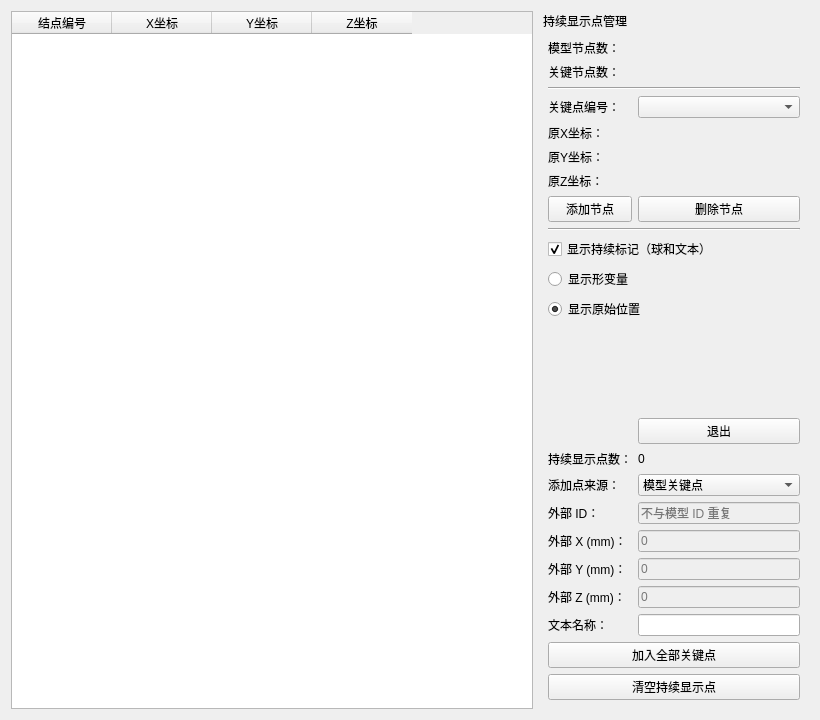
<?xml version="1.0" encoding="UTF-8"?>
<ui version="4.0">
  <class>disp3dkeypointselect</class>
  <widget class="QWidget" name="disp3dkeypointselect">
    <property name="geometry">
      <rect>
        <x>0</x>
        <y>0</y>
        <width>820</width>
        <height>720</height>
      </rect>
    </property>
    <property name="windowTitle">
      <string>持续显示点管理</string>
    </property>
    <layout class="QHBoxLayout" name="horizontalLayout">
      <item>
        <widget class="QTableWidget" name="tablew_PointPara">
          <property name="rowCount">
            <number>0</number>
          </property>
          <column>
            <property name="text">
              <string>结点编号</string>
            </property>
          </column>
          <column>
            <property name="text">
              <string>X坐标</string>
            </property>
          </column>
          <column>
            <property name="text">
              <string>Y坐标</string>
            </property>
          </column>
          <column>
            <property name="text">
              <string>Z坐标</string>
            </property>
          </column>
          <property name="editTriggers">
            <set>QAbstractItemView::NoEditTriggers</set>
          </property>
          <property name="selectionBehavior">
            <enum>QAbstractItemView::SelectRows</enum>
          </property>
          <property name="selectionMode">
            <enum>QAbstractItemView::ExtendedSelection</enum>
          </property>
        </widget>
      </item>
      <item>
        <widget class="QDockWidget" name="dockWidget">
          <property name="maximumSize">
            <size>
              <width>270</width>
              <height>524287</height>
            </size>
          </property>
          <property name="features">
            <set>QDockWidget::DockWidgetMovable</set>
          </property>
          <property name="windowTitle">
            <string>持续显示点管理</string>
          </property>
          <widget class="QWidget" name="dockWidgetContents">
            <layout class="QGridLayout" name="gridLayout_4">
              <item row="4" column="0">
                <widget class="QLabel" name="label_14">
                  <property name="text">
                    <string>原X坐标：</string>
                  </property>
                </widget>
              </item>
              <item row="9" column="0" colspan="2">
                <widget class="Line" name="line">
                  <property name="orientation">
                    <enum>Qt::Horizontal</enum>
                  </property>
                </widget>
              </item>
              <item row="11" column="0" colspan="2">
                <widget class="QRadioButton" name="radioButton">
                  <property name="text">
                    <string>显示形变量</string>
                  </property>
                </widget>
              </item>
              <item row="14" column="1">
                <widget class="QPushButton" name="pbtn_Exit">
                  <property name="text">
                    <string>退出</string>
                  </property>
                </widget>
              </item>
              <item row="4" column="1">
                <widget class="QLabel" name="lab_XPos">
                  <property name="text">
                    <string />
                  </property>
                </widget>
              </item>
              <item row="7" column="1">
                <widget class="QPushButton" name="pbtn_DeletePoint">
                  <property name="text">
                    <string>删除节点</string>
                  </property>
                </widget>
              </item>
              <item row="3" column="1">
                <widget class="QComboBox" name="cbox_KeyPointID" />
              </item>
              <item row="3" column="0">
                <widget class="QLabel" name="label_13">
                  <property name="text">
                    <string>关键点编号：</string>
                  </property>
                </widget>
              </item>
              <item row="5" column="0">
                <widget class="QLabel" name="label_15">
                  <property name="text">
                    <string>原Y坐标：</string>
                  </property>
                </widget>
              </item>
              <item row="0" column="1">
                <widget class="QLabel" name="lab_NumPoints">
                  <property name="text">
                    <string />
                  </property>
                </widget>
              </item>
              <item row="6" column="1">
                <widget class="QLabel" name="lab_ZPos">
                  <property name="text">
                    <string />
                  </property>
                </widget>
              </item>
              <item row="6" column="0">
                <widget class="QLabel" name="label_16">
                  <property name="text">
                    <string>原Z坐标：</string>
                  </property>
                </widget>
              </item>
              <item row="2" column="0" colspan="2">
                <widget class="Line" name="line_2">
                  <property name="orientation">
                    <enum>Qt::Horizontal</enum>
                  </property>
                </widget>
              </item>
              <item row="12" column="0" colspan="2">
                <widget class="QRadioButton" name="radioButton_2">
                  <property name="text">
                    <string>显示原始位置</string>
                  </property>
                  <property name="checked">
                    <bool>true</bool>
                  </property>
                </widget>
              </item>
              <item row="1" column="1">
                <widget class="QLabel" name="lab_NumKeyPoints">
                  <property name="text">
                    <string />
                  </property>
                </widget>
              </item>
              <item row="1" column="0">
                <widget class="QLabel" name="label_11">
                  <property name="text">
                    <string>关键节点数：</string>
                  </property>
                </widget>
              </item>
              <item row="5" column="1">
                <widget class="QLabel" name="lab_YPos">
                  <property name="text">
                    <string />
                  </property>
                </widget>
              </item>
              <item row="13" column="0">
                <spacer name="verticalSpacer_2">
                  <property name="orientation">
                    <enum>Qt::Vertical</enum>
                  </property>
                  <property name="sizeHint" stdset="0">
                    <size>
                      <width>20</width>
                      <height>40</height>
                    </size>
                  </property>
                </spacer>
              </item>
              <item row="0" column="0">
                <widget class="QLabel" name="label_4">
                  <property name="text">
                    <string>模型节点数：</string>
                  </property>
                </widget>
              </item>
              <item row="7" column="0">
                <widget class="QPushButton" name="pbtn_AddPoint">
                  <property name="text">
                    <string>添加节点</string>
                  </property>
                </widget>
              </item>
              <item row="10" column="0" colspan="2">
                <widget class="QCheckBox" name="radioButton_3">
                  <property name="text">
                    <string>显示持续标记（球和文本）</string>
                  </property>
                  <property name="checked">
                    <bool>true</bool>
                  </property>
                </widget>
              </item>
              <item row="15" column="0" colspan="1">
                <widget class="QLabel" name="lab_DisplayedCountTitle">
                  <property name="text">
                    <string>持续显示点数：</string>
                  </property>
                </widget>
              </item>
              <item row="15" column="1" colspan="1">
                <widget class="QLabel" name="lab_NumDisplayed">
                  <property name="text">
                    <string>0</string>
                  </property>
                </widget>
              </item>
              <item row="16" column="0" colspan="1">
                <widget class="QLabel" name="lab_PointSource">
                  <property name="text">
                    <string>添加点来源：</string>
                  </property>
                </widget>
              </item>
              <item row="16" column="1" colspan="1">
                <widget class="QComboBox" name="cbox_PointSource">
                  <item>
                    <property name="text">
                      <string>模型关键点</string>
                    </property>
                  </item>
                  <item>
                    <property name="text">
                      <string>模型外固定点</string>
                    </property>
                  </item>
                </widget>
              </item>
              <item row="17" column="0" colspan="1">
                <widget class="QLabel" name="lab_ExternalPointID">
                  <property name="text">
                    <string>外部 ID：</string>
                  </property>
                </widget>
              </item>
              <item row="17" column="1" colspan="1">
                <widget class="QLineEdit" name="edit_ExternalPointID">
                  <property name="enabled">
                    <bool>false</bool>
                  </property>
                  <property name="placeholderText">
                    <string>不与模型 ID 重复</string>
                  </property>
                </widget>
              </item>
              <item row="18" column="0" colspan="1">
                <widget class="QLabel" name="lab_ExternalX">
                  <property name="text">
                    <string>外部 X (mm)：</string>
                  </property>
                </widget>
              </item>
              <item row="18" column="1" colspan="1">
                <widget class="QLineEdit" name="edit_ExternalX">
                  <property name="enabled">
                    <bool>false</bool>
                  </property>
                  <property name="placeholderText">
                    <string>0</string>
                  </property>
                </widget>
              </item>
              <item row="19" column="0" colspan="1">
                <widget class="QLabel" name="lab_ExternalY">
                  <property name="text">
                    <string>外部 Y (mm)：</string>
                  </property>
                </widget>
              </item>
              <item row="19" column="1" colspan="1">
                <widget class="QLineEdit" name="edit_ExternalY">
                  <property name="enabled">
                    <bool>false</bool>
                  </property>
                  <property name="placeholderText">
                    <string>0</string>
                  </property>
                </widget>
              </item>
              <item row="20" column="0" colspan="1">
                <widget class="QLabel" name="lab_ExternalZ">
                  <property name="text">
                    <string>外部 Z (mm)：</string>
                  </property>
                </widget>
              </item>
              <item row="20" column="1" colspan="1">
                <widget class="QLineEdit" name="edit_ExternalZ">
                  <property name="enabled">
                    <bool>false</bool>
                  </property>
                  <property name="placeholderText">
                    <string>0</string>
                  </property>
                </widget>
              </item>
              <item row="21" column="0" colspan="1">
                <widget class="QLabel" name="lab_DisplayLabel">
                  <property name="text">
                    <string>文本名称：</string>
                  </property>
                </widget>
              </item>
              <item row="21" column="1" colspan="1">
                <widget class="QLineEdit" name="edit_DisplayLabel" />
              </item>
              <item row="22" column="0" colspan="2">
                <widget class="QPushButton" name="pbtn_DisplayAllKeys">
                  <property name="text">
                    <string>加入全部关键点</string>
                  </property>
                </widget>
              </item>
              <item row="23" column="0" colspan="2">
                <widget class="QPushButton" name="pbtn_ClearDisplayed">
                  <property name="text">
                    <string>清空持续显示点</string>
                  </property>
                </widget>
              </item>
            </layout>
          </widget>
        </widget>
      </item>
    </layout>
  </widget>
  <resources />
  <connections />
</ui>
